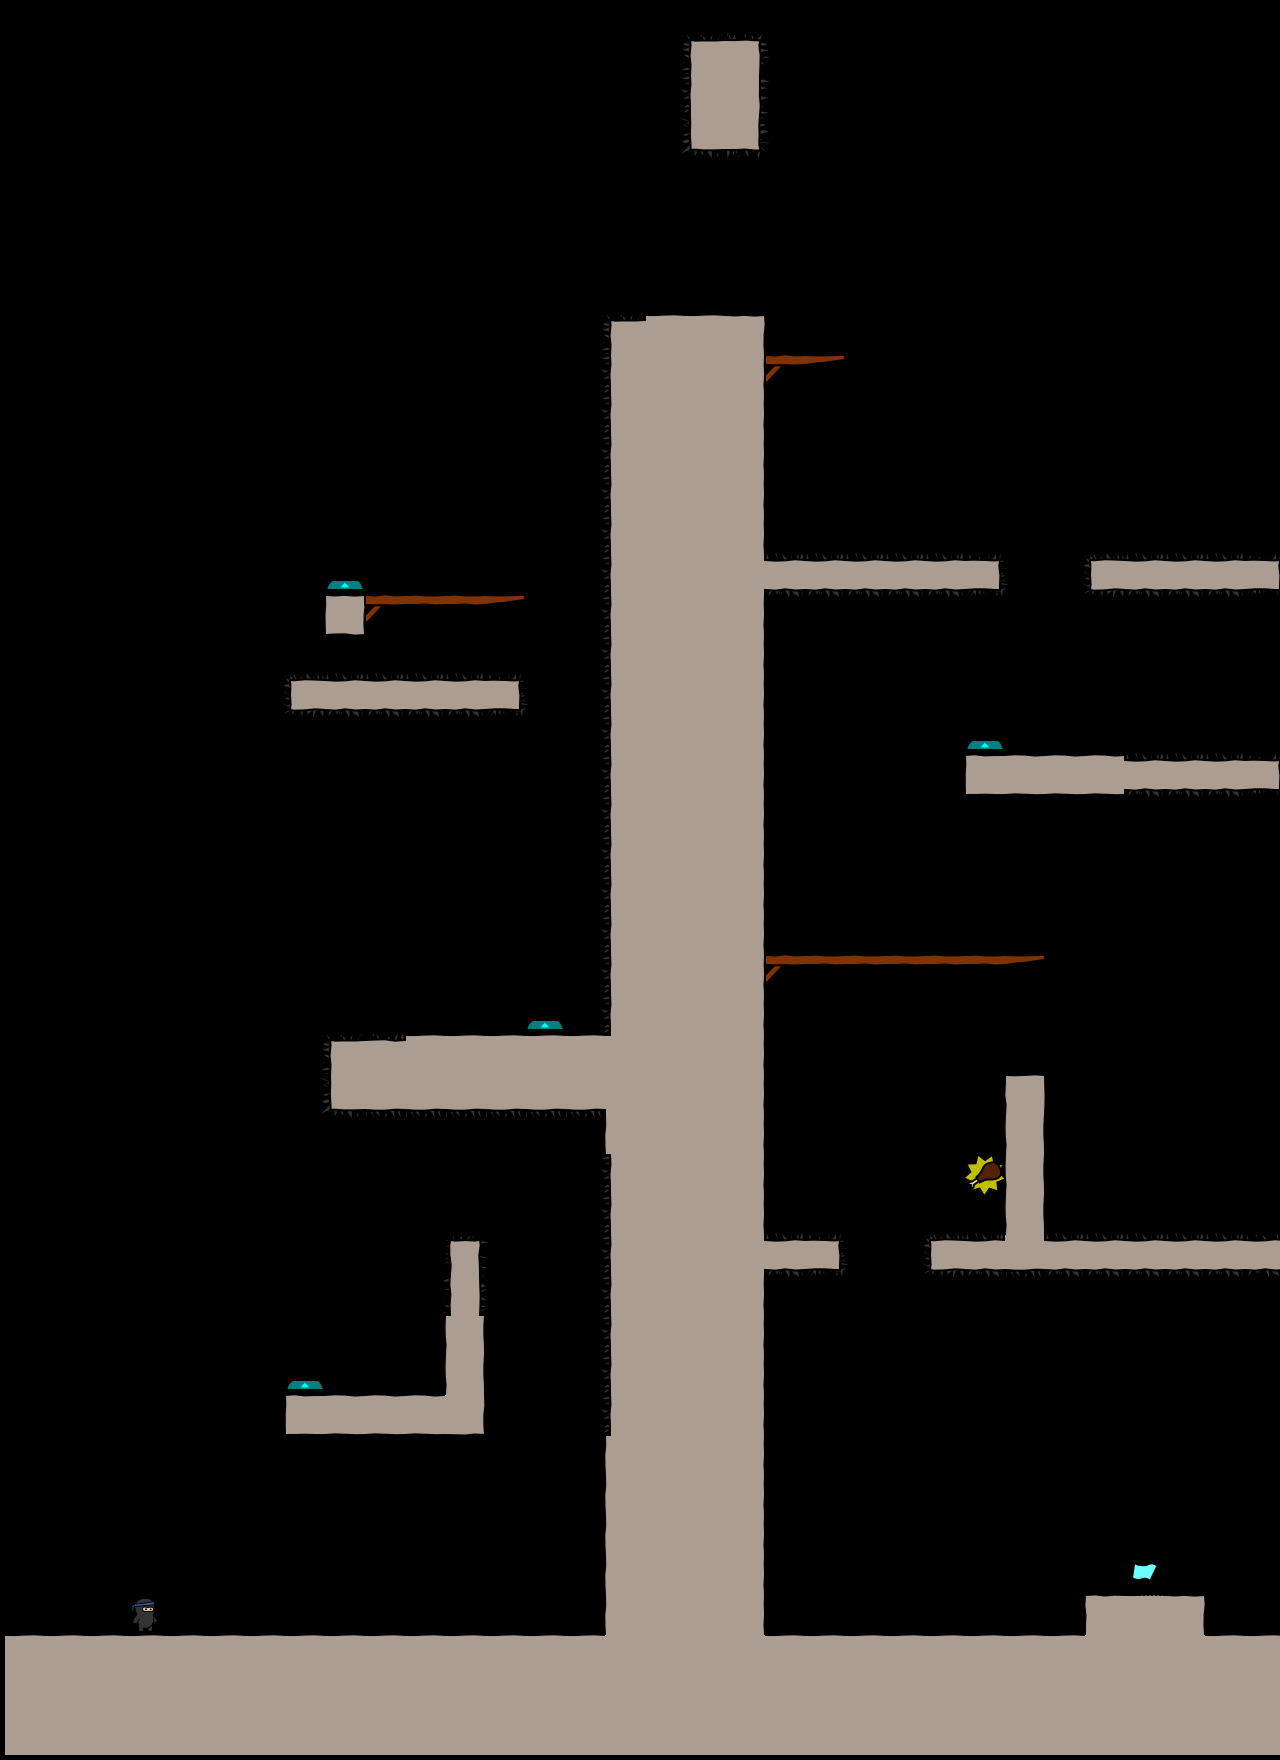

This game map was drawn from its Tiled (.tmx) file and the tilesets committed beside it. A one-line description and the trimmed map source follow:
An orthogonal 32x44 tile map with 40x40 px tiles, 4 tile layers (bg, walls, objects, fg), 3 tilesets.

<map version="1.0" orientation="orthogonal" width="32" height="44" tilewidth="40" tileheight="40">
 <tileset firstgid="1" name="world1" tilewidth="50" tileheight="50">
  <image source="world1.png" width="400" height="400" />
 </tileset>
 <tileset firstgid="65" name="objectpalette" tilewidth="50" tileheight="50">
  <image source="objectpalette.png" width="400" height="500" />
 </tileset>
 <tileset firstgid="145" name="background" tilewidth="40" tileheight="40">
  <image source="background1.png" width="320" height="600" />
 </tileset>
 <layer name="bg" width="32" height="44">
  <data>[1408 cells, 0 non-empty, 0 distinct tile ids]</data>
 </layer>
 <layer name="walls" width="32" height="44">
  <data>[1408 cells, 240 non-empty, 15 distinct tile ids]</data>
 </layer>
 <layer name="objects" width="32" height="44">
  <data>[1408 cells, 81 non-empty, 17 distinct tile ids]</data>
 </layer>
 <layer name="fg" width="32" height="44">
  <data>[1408 cells, 0 non-empty, 0 distinct tile ids]</data>
 </layer>
</map>
